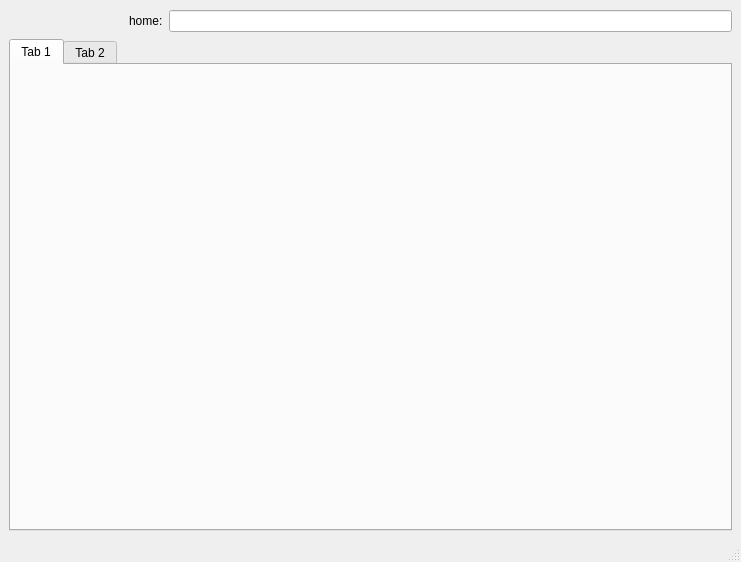
<?xml version="1.0" encoding="UTF-8"?>
<ui version="4.0">
 <class>MainWindow</class>
 <widget class="QMainWindow" name="MainWindow">
  <property name="geometry">
   <rect>
    <x>0</x>
    <y>0</y>
    <width>741</width>
    <height>562</height>
   </rect>
  </property>
  <property name="windowTitle">
   <string>VIP Browser</string>
  </property>
  <property name="styleSheet">
   <string notr="true"/>
  </property>
  <widget class="QWidget" name="centralwidget">
   <layout class="QGridLayout" name="gridLayout">
    <item row="1" column="0">
     <widget class="MyTabWidget" name="tabWidget">
      <property name="layoutDirection">
       <enum>Qt::LeftToRight</enum>
      </property>
      <property name="currentIndex">
       <number>0</number>
      </property>
      <property name="documentMode">
       <bool>false</bool>
      </property>
      <widget class="QWidget" name="tab">
       <attribute name="title">
        <string>Tab 1</string>
       </attribute>
      </widget>
      <widget class="QWidget" name="tab_2">
       <property name="enabled">
        <bool>true</bool>
       </property>
       <attribute name="title">
        <string>Tab 2</string>
       </attribute>
      </widget>
     </widget>
    </item>
    <item row="0" column="0">
     <layout class="QHBoxLayout" name="horizontalLayout">
      <item alignment="Qt::AlignHCenter|Qt::AlignVCenter">
       <widget class="QPushButton" name="backBtn">
        <property name="toolTip">
         <string>后退</string>
        </property>
        <property name="whatsThis">
         <string/>
        </property>
        <property name="layoutDirection">
         <enum>Qt::LeftToRight</enum>
        </property>
        <property name="autoFillBackground">
         <bool>false</bool>
        </property>
        <property name="styleSheet">
         <string notr="true">height:24px;
width:24px;
border-radius:12px;
</string>
        </property>
        <property name="text">
         <string> </string>
        </property>
        <property name="icon">
         <iconset resource="rsc.qrc">
          <normaloff>:/icon/rsc/后退.svg</normaloff>:/icon/rsc/后退.svg</iconset>
        </property>
        <property name="iconSize">
         <size>
          <width>24</width>
          <height>24</height>
         </size>
        </property>
        <property name="autoRepeat">
         <bool>false</bool>
        </property>
        <property name="autoExclusive">
         <bool>false</bool>
        </property>
        <property name="flat">
         <bool>false</bool>
        </property>
       </widget>
      </item>
      <item>
       <widget class="QPushButton" name="forwardBtn">
        <property name="font">
         <font>
          <family>Ubuntu</family>
         </font>
        </property>
        <property name="toolTip">
         <string>前进</string>
        </property>
        <property name="whatsThis">
         <string/>
        </property>
        <property name="styleSheet">
         <string notr="true">
width:24px;
height:24px;
border-radius:12px;
</string>
        </property>
        <property name="text">
         <string/>
        </property>
        <property name="icon">
         <iconset resource="rsc.qrc">
          <normaloff>:/icon/rsc/前进.svg</normaloff>:/icon/rsc/前进.svg</iconset>
        </property>
        <property name="iconSize">
         <size>
          <width>24</width>
          <height>24</height>
         </size>
        </property>
        <property name="flat">
         <bool>false</bool>
        </property>
       </widget>
      </item>
      <item>
       <widget class="QPushButton" name="reloadBtn">
        <property name="toolTip">
         <string>重载</string>
        </property>
        <property name="whatsThis">
         <string/>
        </property>
        <property name="styleSheet">
         <string notr="true">
color: rgb(92, 53, 102);
width:24px;
height:24px;
border-radius:12px;</string>
        </property>
        <property name="text">
         <string/>
        </property>
        <property name="icon">
         <iconset resource="rsc.qrc">
          <normaloff>:/icon/rsc/刷新.svg</normaloff>:/icon/rsc/刷新.svg</iconset>
        </property>
        <property name="iconSize">
         <size>
          <width>24</width>
          <height>24</height>
         </size>
        </property>
       </widget>
      </item>
      <item>
       <widget class="QPushButton" name="vipBtn">
        <property name="toolTip">
         <string>VIP视频</string>
        </property>
        <property name="styleSheet">
         <string notr="true">
width:24px;
height:24px;
border-radius:12px;</string>
        </property>
        <property name="text">
         <string/>
        </property>
        <property name="icon">
         <iconset resource="rsc.qrc">
          <normaloff>:/icon/rsc/vip.svg</normaloff>:/icon/rsc/vip.svg</iconset>
        </property>
        <property name="iconSize">
         <size>
          <width>24</width>
          <height>24</height>
         </size>
        </property>
       </widget>
      </item>
      <item>
       <widget class="QLabel" name="label">
        <property name="text">
         <string>home:</string>
        </property>
       </widget>
      </item>
      <item>
       <widget class="QLineEdit" name="lineEdit"/>
      </item>
     </layout>
    </item>
   </layout>
  </widget>
  <widget class="QMenuBar" name="menubar">
   <property name="geometry">
    <rect>
     <x>0</x>
     <y>0</y>
     <width>741</width>
     <height>28</height>
    </rect>
   </property>
  </widget>
  <widget class="QStatusBar" name="statusbar"/>
 </widget>
 <customwidgets>
  <customwidget>
   <class>MyTabWidget</class>
   <extends>QTabWidget</extends>
   <header>mytabwidget.h</header>
   <container>1</container>
  </customwidget>
 </customwidgets>
 <resources>
  <include location="rsc.qrc"/>
 </resources>
 <connections/>
</ui>
